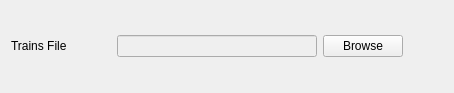
             <widget class="QWidget" name="widget_oldTrainOD" native="true">
              <property name="enabled">
               <bool>true</bool>
              </property>
              <property name="maximumSize">
               <size>
                <width>16777215</width>
                <height>93</height>
               </size>
              </property>
              <layout class="QGridLayout" name="gridLayout_11">
               <item row="0" column="0">
                <layout class="QGridLayout" name="layout_oldNetwork_2">
                 <item row="0" column="0">
                  <layout class="QGridLayout" name="gridLayout_12">
                   <item row="0" column="0">
                    <widget class="QLabel" name="label_8">
                     <property name="minimumSize">
                      <size>
                       <width>100</width>
                       <height>0</height>
                      </size>
                     </property>
                     <property name="text">
                      <string>Trains File</string>
                     </property>
                    </widget>
                   </item>
                   <item row="0" column="1">
                    <widget class="QLineEdit" name="lineEdit_trains">
                     <property name="enabled">
                      <bool>false</bool>
                     </property>
                     <property name="minimumSize">
                      <size>
                       <width>200</width>
                       <height>0</height>
                      </size>
                     </property>
                    </widget>
                   </item>
                   <item row="0" column="2">
                    <widget class="QPushButton" name="pushButton_trains">
                     <property name="text">
                      <string>Browse</string>
                     </property>
                    </widget>
                   </item>
                   <item row="0" column="3">
                    <spacer name="horizontalSpacer_11">
                     <property name="orientation">
                      <enum>Qt::Horizontal</enum>
                     </property>
                     <property name="sizeHint" stdset="0">
                      <size>
                       <width>40</width>
                       <height>20</height>
                      </size>
                     </property>
                    </spacer>
                   </item>
                  </layout>
                 </item>
                </layout>
               </item>
              </layout>
             </widget>
